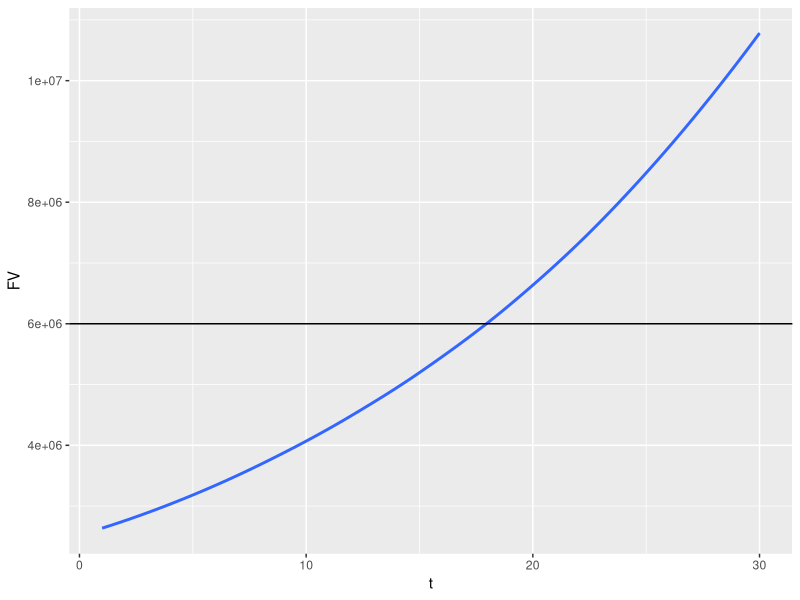

Here is the R script that generated this plot:
## try out code here

## assumptions
# 1. Start with a fixed amount
# 2. Contribute to the fixed amount with reinvestments
# 3. Estimate ROI and net worth yearly
# 4. Determine exit point
# 5. Provide sensitivity analyses

fv <- function(i,r,t){
  out <- i*((1+r)^t)
  return(out)
}



tmpFixed <- data.frame(i=rep(2500000,30),r=5,t=1:30,FV=NA)
tmpFixed$FV <- fv(tmpFixed$i,tmpFixed$r/100,tmpFixed$t)
tmpFixed
library(ggplot2)
ggplot(tmpFixed,aes(x=t,y=FV)) + geom_smooth() + geom_hline(yintercept = 6000000)

tryme <- data.frame(i=2500000,r=rep(5,30),rsens= ((5/100) + (rbeta(30,1,1) - .5) * .6),t=1:30,FV=NA)
#tryme$rsens <- tryme$r/100 + tryme$sens

tryme$FVsens <- NA

for (i in 1:nrow(tryme)){
  if (i == 1) {
    tryme$FV[i] <- fv(tryme$i[i],tryme$rsens[i],1)
  } else {
    tryme$i[i] <- tryme$FV[i-1]
    tryme$FV[i] <- fv(tryme$i[i],tryme$rsens[i],1)
  }
}


tryme
